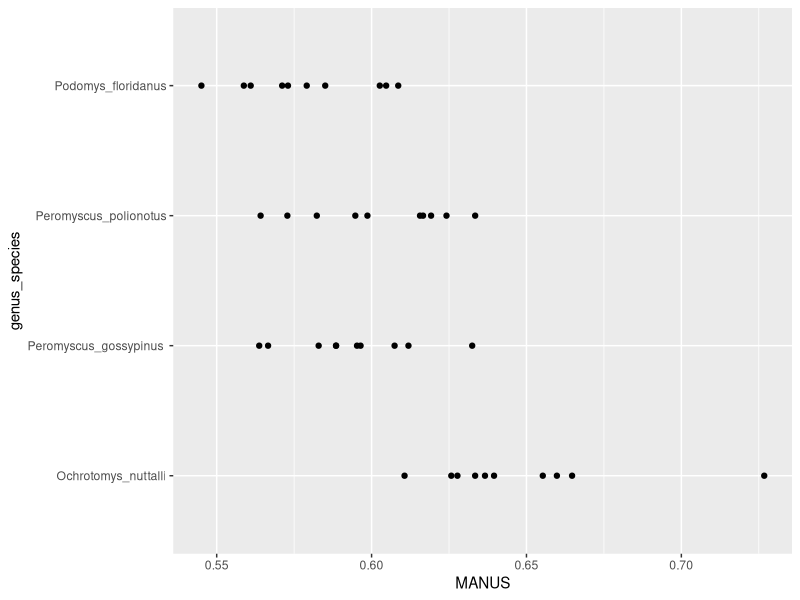
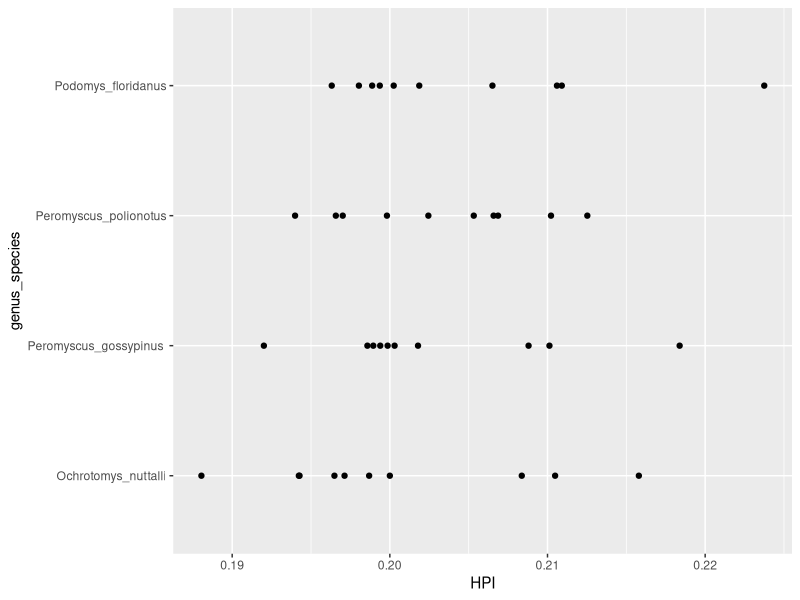
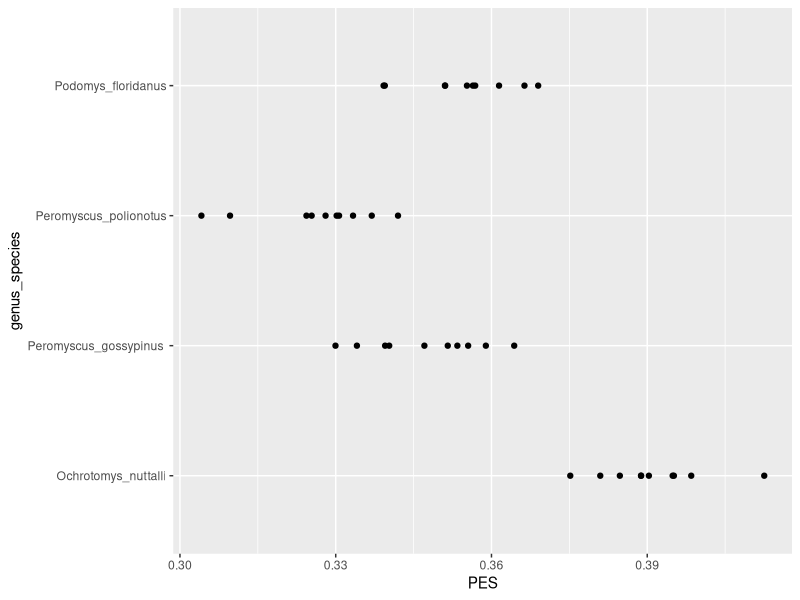

The R script that drew these images, in order:
## ---- chunk 1
knitr::opts_chunk$set(echo = TRUE)
## ---- chunk 2
library(tidyverse)

library(ggplot2)
## ---- chunk 3
MouseMeasurements<-read.csv("MouseMeasurements.csv",header=TRUE)
## ---- chunk 4
Fl<-MouseMeasurements$Fl[!is.na(MouseMeasurements$Fl)]       #Femur Length
Fdw<-MouseMeasurements$Fdw[!is.na(MouseMeasurements$Fdw)]    #Femur Distal Width
Fsw<-MouseMeasurements$Fsw[!is.na(MouseMeasurements$Fsw)]    #Femur Shaft Width
Tl<-MouseMeasurements$Tl[!is.na(MouseMeasurements$Tl)]       #Tibia Length
Tpw<-MouseMeasurements$Tpw[!is.na(MouseMeasurements$Tpw)]    #Tibia Proximal Width
Tmw<-MouseMeasurements$Tmw[!is.na(MouseMeasurements$Tmw)]    #Tibia Mid-Shaft Width
Hl<-MouseMeasurements$Hl[!is.na(MouseMeasurements$Hl)]       #Humerus Length
Hdw<-MouseMeasurements$Hdw[!is.na(MouseMeasurements$Hdw)]    #Humerus Distal Width
Hpw<-MouseMeasurements$Hpw[!is.na(MouseMeasurements$Hpw)]    #Humerus Proximal Width
Hsw<-MouseMeasurements$Hsw[!is.na(MouseMeasurements$Hsw)]    #Humerus Shaft Width
Ul<-MouseMeasurements$Ul[!is.na(MouseMeasurements$Ul)]       #Ulna Length
Uol<-MouseMeasurements$Uol[!is.na(MouseMeasurements$Uol)]    #Olecranon Process Length
Usw<-MouseMeasurements$Usw[!is.na(MouseMeasurements$Usw)]    #Ulna Shaft Width
Rl<-MouseMeasurements$Rl[!is.na(MouseMeasurements$Rl)]       #Radius Length
Mcl<-MouseMeasurements$Mcl[!is.na(MouseMeasurements$Mcl)]    #Metacarpal Length
Ppl<-MouseMeasurements$Ppl[!is.na(MouseMeasurements$Ppl)]    #Proximal Phalanx III Length
Mtl<-MouseMeasurements$Mtl[!is.na(MouseMeasurements$Mtl)]    #Metatarsal Length
Pppl<-MouseMeasurements$Pppl[!is.na(MouseMeasurements$Pppl)] #Proximal Phalanx III Length PES
## ---- chunk 5
log_mass<-log(MouseMeasurements$mass_g)
## ---- chunk 6
geo_m<-((Fl*Fdw*Fsw*Tl*Tpw*Tmw*Hl*Hdw*Hpw*Hsw*Ul*Uol*Usw*Rl*Mcl*Ppl*Mtl*Pppl)^(1/18))
## ---- chunk 7
MANUS<-Ppl/Mcl      #MANUS Index
HRI<-Hsw/Hl         #Humeral Robustness Index
HPI<-Hpw/Hl         #Humeral Proximal Index
HEB<-Hdw/Hl         #Humeral Epicondyle Breadth
OLI<-Uol/Ul         #Olecranon Process Length Index
BI<-Rl/Hl           #Brachial Index
IM<-(Hl+Ul)/(Fl+Tl) #Intermembral Index
PRTI<-Mcl/(Hl+Rl)   #Palm Robustness Index
FRI<-Fsw/Fl         #Femoral Robustness
FEB<-Fdw/Fl         #Femoral Epicondyle Breadth
CI<-Tl/Fl           #Crural Index
TRI<-Tmw/Tl         #Tibial Robustness Index
PES<-Pppl/Mtl       #PES Index
## ---- chunk 8
ggplot(data=MouseMeasurements,aes(x=MANUS,y=genus_species))+geom_point()
## ---- chunk 9
ggplot(data=MouseMeasurements,aes(x=HPI,y=genus_species))+geom_point()
## ---- chunk 10
ggplot(data=MouseMeasurements,aes(x=PES,y=genus_species))+geom_point()

